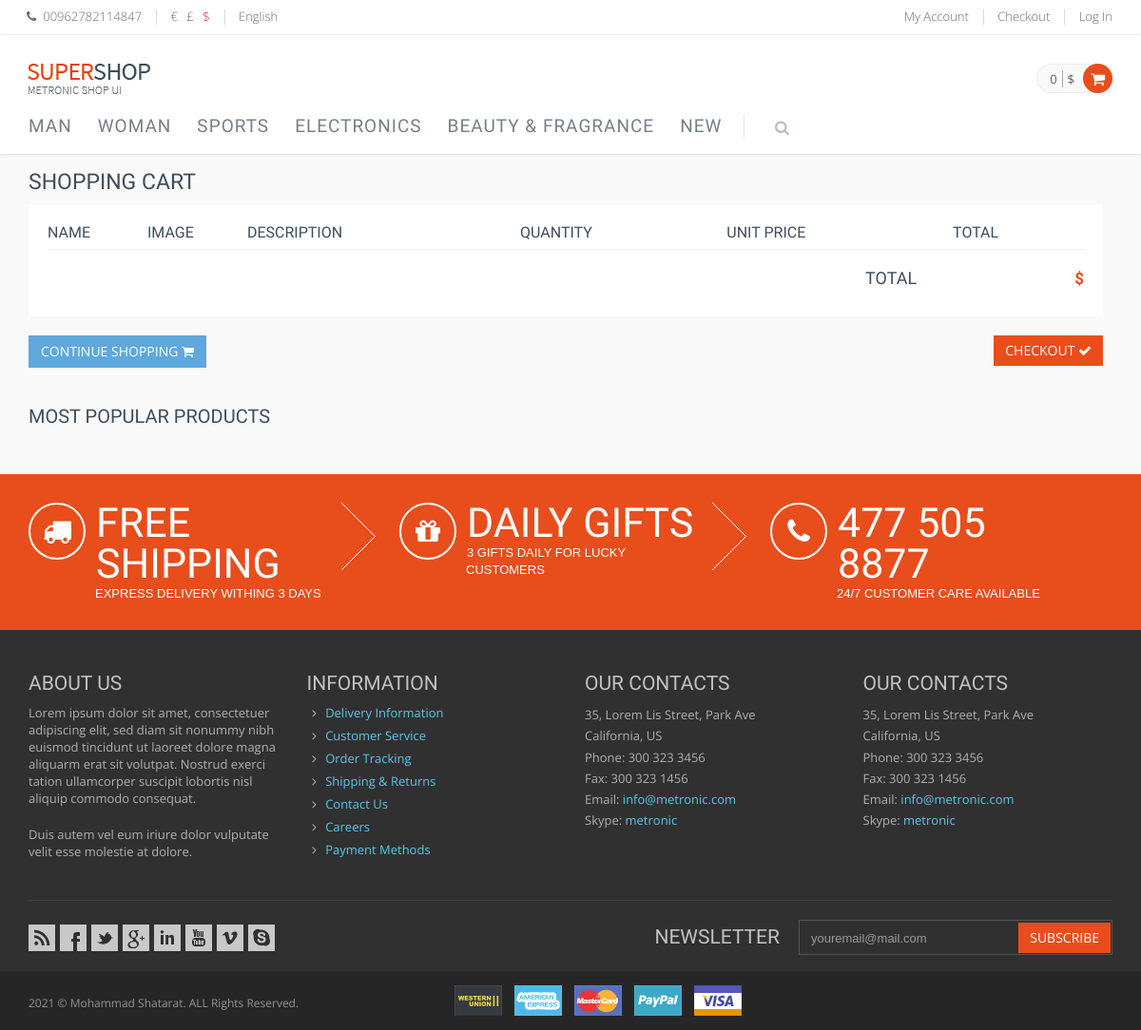
Page /shop-shopping-cart.php on the committed database.
### tables this page shows
CREATE TABLE `category` (
  `cat_id` int NOT NULL,
  `cat_name` varchar(45) DEFAULT NULL,
  `cat_des` varchar(45) DEFAULT NULL,
  `cat_image` text
);

### public/include/DBconnection.php (called while the page is built, shortened)
<?php
Class dbconnection{
	public $conn;
	public function openConnection(){
		$this->conn = mysqli_connect(DBSERVER,DBUSER,DBPASS,DBNAME);
		return $this->conn ? $this->conn : die("cannot connect to server");
	}
	public function performQuery($query){
		$result = mysqli_query($this->conn,$query);
		return $result ? $result : FALSE;
	}
	public function fetchAll($result){
		$rowSet = array();
		while ($row = mysqli_fetch_assoc($result)) {
			$rowSet[] = $row;
		}
		return count($rowSet) >= 1 ? $rowSet : FALSE;
	}
}
?>

### Admin/classes/class_category.php (called while the page is built, shortened)
<?php
include_once('include/DBconnection.php');
  class Category extends dbconnection {
   public function ReadCategory()
   {
        $query  = "select * from category";
        $result = $this->performQuery($query);
        return $this->fetchAll($result);
   }
  }
?>

### public/shop-shopping-cart.php (the view, shortened to what this page needs)
<?php
include_once("include/header.php");
?>
<form method="post" action="">
    <div class="main">
      <div class="container">
        <div class="row margin-bottom-40">
          <div class="col-md-12 col-sm-12">
            <h1>Shopping cart</h1>
            <div class="goods-page">
              <div class="goods-data clearfix">
                <div class="table-wrapper-responsive">
                <table summary="Shopping cart">
                  <tr>
                   <th class="goods-page-image">Name</th>
                    <th class="goods-page-image">Image</th>
                    <th class="goods-page-description">Description</th>
                    <th class="goods-page-quantity">Quantity</th>
                    <th class="goods-page-price">Unit price</th>
                    <th class="goods-page-total" colspan="2">Total</th>
                  </tr>
                </table>
                </div>
                <div class="shopping-total">
                  <ul>
                    <li class="shopping-total-price">
                      <em>Total</em>
                      <strong class="price"><span>$</span><?= $_SESSION['total'];?></strong>
                    </li>
                  </ul>
                </div>
              </div>
              <button class="btn btn-default" name="submit1" type="submit">Continue shopping <i class="fa fa-shopping-cart"></i></button>
              <button class="btn btn-primary" name="submit"  type="submit">Checkout <i class="fa fa-check"></i></button>
            </div>
          </div>
          </form>
        <div class="row margin-bottom-40">
          <div class="col-md-12 col-sm-12">
            <h2>Most popular products</h2>
          </div>
        </div>
    <div class="steps-block steps-block-red">
      <div class="container">
        <div class="row">
          <div class="col-md-4 steps-block-col">
            <i class="fa fa-truck"></i>
            <div>
              <h2>Free shipping</h2>
              <em>Express delivery withing 3 days</em>
            </div>
            <span>&nbsp;</span>
          </div>
          <div class="col-md-4 steps-block-col">
            <i class="fa fa-gift"></i>
            <div>
              <h2>Daily Gifts</h2>
              <em>3 Gifts daily for lucky customers</em>
            </div>
            <span>&nbsp;</span>
          </div>
          <div class="col-md-4 steps-block-col">
            <i class="fa fa-phone"></i>
            <div>
              <h2>477 505 8877</h2>
              <em>24/7 customer care available</em>
            </div>
          </div>
        </div>
      </div>
    </div>
    <?php
    include("include/footer.php");
?>

### public/include/header.php (shortened to what this page needs)
<!DOCTYPE html>
<html lang="en">
<head>
  <link href="assets/plugins/font-awesome/css/font-awesome.min.css" rel="stylesheet">
  <link href="assets/plugins/bootstrap/css/bootstrap.min.css" rel="stylesheet">
  <link href="assets/pages/css/animate.css" rel="stylesheet">
  <link href="assets/plugins/fancybox/source/jquery.fancybox.css" rel="stylesheet">
  <link href="assets/plugins/owl.carousel/assets/owl.carousel.css" rel="stylesheet">
  <link href="assets/pages/css/components.css" rel="stylesheet">
  <link href="assets/pages/css/slider.css" rel="stylesheet">
  <link href="assets/pages/css/style-shop.css" rel="stylesheet" type="text/css">
  <link href="assets/corporate/css/style.css" rel="stylesheet">
  <link href="assets/corporate/css/style-responsive.css" rel="stylesheet">
  <link href="assets/corporate/css/themes/red.css" rel="stylesheet" id="style-color">
  <link href="assets/corporate/css/custom.css" rel="stylesheet">
</head>
<body class="ecommerce">
    <div class="pre-header">
        <div class="container">
            <div class="row">
                <div class="col-md-6 col-sm-6 additional-shop-info">
                    <ul class="list-unstyled list-inline">
                        <li><i class="fa fa-phone"></i><span>00962782114847</span></li>
                        <li class="shop-currencies">
                            <a href="javascript:void(0);">€</a>
                            <a href="javascript:void(0);">£</a>
                            <a href="javascript:void(0);" class="current">$</a>
                        </li>
                        <li class="langs-block">
                            <a href="javascript:void(0);" class="current">English </a>
                        </li>
                    </ul>
                </div>
                <div class="col-md-6 col-sm-6 additional-nav">
                    <ul class="list-unstyled list-inline pull-right">
                        <li><a href="shop-account.php">My Account</a></li>
                        <li><a href="shop-shopping-cart.php">Checkout</a></li>
                        <?php if(empty($_SESSION['email_customer'])){?>
                        <li><a href="login.php">Log In</a></li>
                        <?php }else{?>
                        <li><a href="logout.php">Logout</a></li>
                          <?php } ?>
                    </ul>
                </div>
            </div>
        </div>
    </div>
    <div class="header">
      <div class="container">
        <a class="site-logo" href="index.php"><img src="assets/corporate/img/logos/logo-shop-red.png" alt="Metronic Shop UI"></a>
     <?php        $NumberItemsInCart = 0;
         ?>
        <div class="top-cart-block">
          <div class="top-cart-info">
            <a href="javascript:void(0);" class="top-cart-info-count"><?=$NumberItemsInCart?></a>
            <a href="javascript:void(0);" class="top-cart-info-value">$<?=$_SESSION['total']?></a>
          </div>
          <i class="fa fa-shopping-cart"></i>
        </div>
        <div class="header-navigation">
          <ul>
          <?php
             include_once('../Admin/classes/class_category.php');
               $category=new Category();
               $categores= $category->ReadCategory();
               foreach($categores as $category){
          ?>
            <li class="dropdown">
              <a class="dropdown-toggle"  href="shop-product-list.php?id=<?=$category['cat_id'];?>
">
                <?=$category['cat_name'];?>
              </a>
              <?php } ?>
              <li class="dropdown dropdown100 nav-catalogue">
              <a class="dropdown-toggle" data-toggle="dropdown" data-target="#" href="javascript:;">
                New
              </a>
            </li>
            <li class="menu-search">
              <i class="fa fa-search search-btn"></i>
            </li>
          </ul>
        </div>
      </div>
    </div>

### public/assets/pages/css/components.css (style rules this page uses)
div, input, select, textarea, span, img, table, label, td, th, p, a, button, ul, code, pre, li { -webkit-border-radius: 0 !important; -moz-border-radius: 0 !important; border-radius: 0 !important; }
a, a:focus, a:hover, a:active { outline: 0; }
.btn-primary { color: #fff; background-color: #428bca; border: none; }

### public/assets/corporate/css/style.css (style rules this page uses)
body { color: #3e4d5c; direction: ltr; font: 400 13px 'Open Sans', Arial, sans-serif; background: #fff; }
h1, h2, h3, h4, h5, h6 { font: 300 'Open Sans', sans-serif; margin: 0 0 10px; }
h1 { margin-bottom: 15px; }
.main h1 { margin-top: -6px; }
a { color: #E02222; }
a, a:focus, a:hover, a:active { outline: 0; text-decoration: none; }
.margin-bottom-40 { margin-bottom: 40px !important; }
.clearfix:after { content: "."; display: block; height: 0; clear: both; visibility: hidden; font-size: 0; line-height: 0; }
.pre-header { color: #616b76; border-bottom: 1px solid #eee; padding-top: 10px; line-height: 1.2; font-family: 'Open Sans', sans-serif; font-weight: 300; background: #fff; }
.pre-header a { color: #616b76; }
.pre-header li { padding-left: 11px; padding-right: 15px; border-right: solid 1px #d8d8d8; }
.pre-header li:last-child { border: none; }
.additional-shop-info li:first-child { padding-left: 0; }
.additional-nav li:last-child { padding-right: 0; }
.pre-header .fa { margin-right: 4px; }
.shop-currencies a { margin-right: 6px; }
.shop-currencies a:last-child { margin-right: 0; }
.shop-currencies a.current { color: #E02222; }
.langs-block { position: relative; }
.header { box-shadow: 0 1px 3px #ddd; background: #fff; border-radius: 0; margin-bottom: 23px; z-index: 999; position: relative; }
.header .container { position: relative; }
.site-logo { float: left; font-size: 23px; font-weight: 400; margin-right: 67px; padding-top: 22px; padding-bottom: 22px; }
.header-navigation { font: 15px "Open Sans", sans-serif; margin: 0 10px 0 0; padding: 0; float: left; text-transform: uppercase; }
.header-navigation ul { margin: 0; padding: 0; list-style: none; }
.header-navigation > ul > li { float: left; }
.header-navigation > ul > li > a { color: #333; display: block; padding: 29px 12px 30px; }
.header-navigation, .header-navigation .dropdown { position: static; }
.header-navigation li.menu-search { position: relative; top: 26px; }
.header-navigation li.menu-search i { color: #333; font-size: 16px; cursor: pointer; position: relative; top: -6px; width: 15px; height: 15px; opacity: 0.6; }
.steps-block { color: #fff; padding: 30px 0; }
.steps-block-red { background: #e84d1c; }
.steps-block-col { overflow: hidden; min-height: 71px; }
.steps-block-col span { display: block; width: 36px; height: 71px; background: url(../../pages/img/step3-angle-right.png) no-repeat 100% 50%; position: absolute; top: 0; right: 10px; }
.steps-block h2, .ecommerce .steps-block h2 { color: #fff; font-size: 43px; margin: 0; padding: 0; line-height: 1; }
.steps-block em { font: normal 400 13px 'Opan Sans', sans-serif; text-transform: uppercase; }
.steps-block .steps-block-col div { margin-left: 70px; margin-right: 40px; }
.steps-block .fa-truck, .steps-block .fa-gift, .steps-block .fa-phone { font-size: 30px; border: solid 2px #fff; border-radius: 30px !important; width: 60px; height: 60px; text-align: center; vertical-align: middle; padding-top: 13px; margin-right: 11px; float: left; }
.fontawesome-icon-list [class^="fa-"], .fontawesome-icon-list [class*=" fa-"], li [class^="fa-"], li [class*=" fa-"] { display: inline-block; width: 1.25em; text-align: center; }

### rows in the picture
category: cat_name "MAN"
category: cat_name "WOMAN"
category: cat_name "SPORTS"
category: cat_name "ELECTRONICS"
category: cat_name "BEAUTY & FRAGRANCE"

### other values in the picture
$NumberItemsInCart "0"
